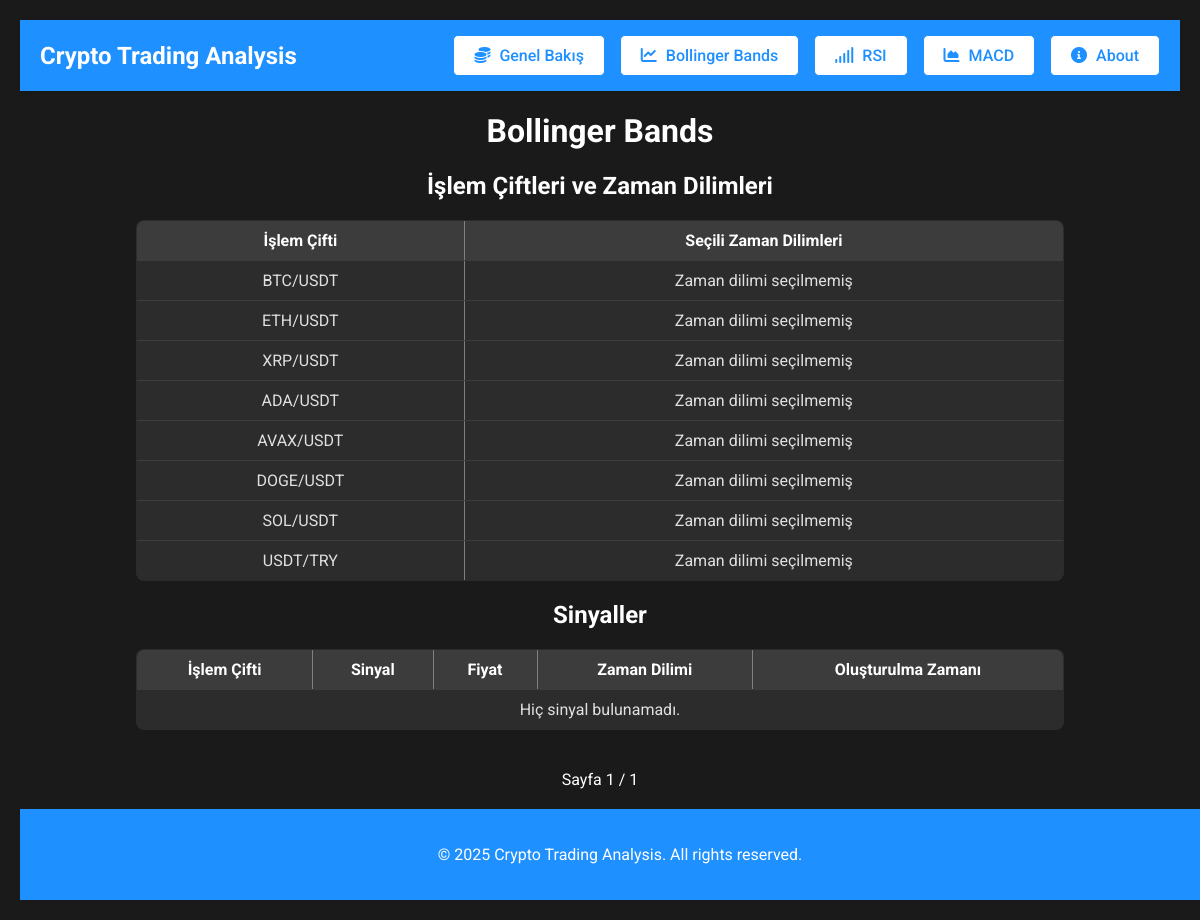
Before: /indicators/bollinger-bands/ with the older database file.
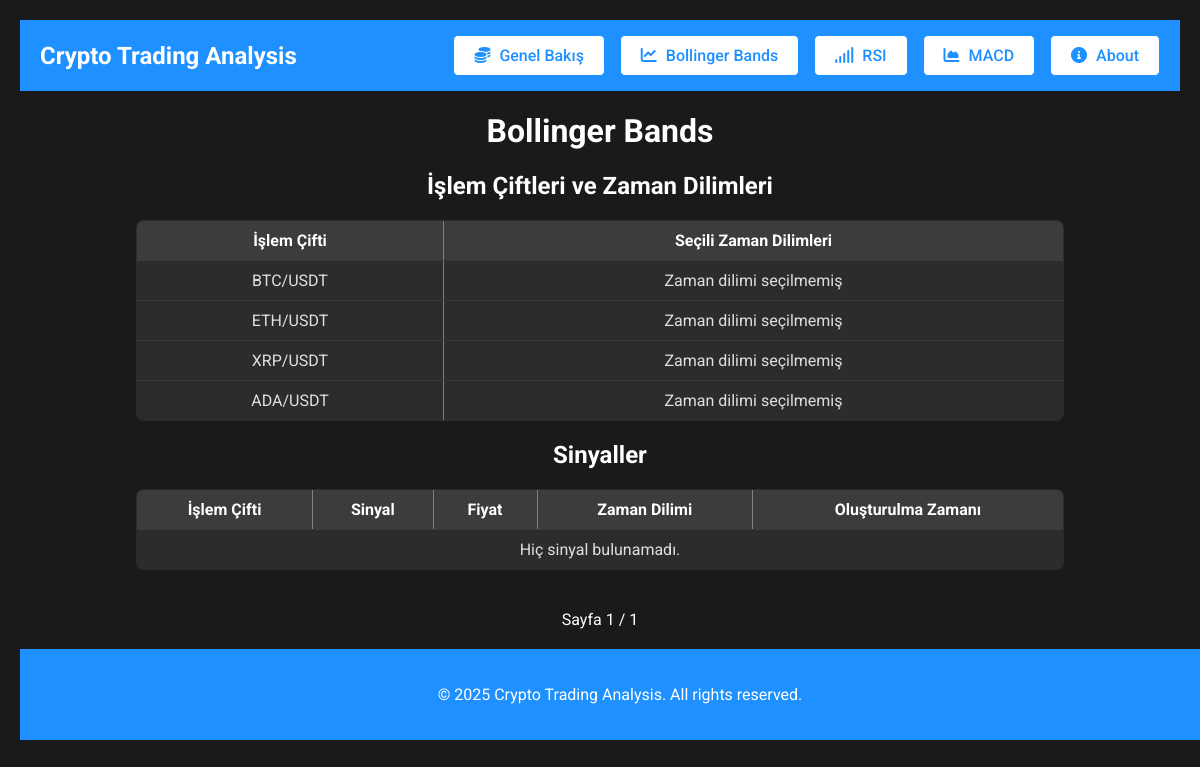
After: the same page with the newer database file.
### core/models.py (models this page shows)
class TradingPair(models.Model):
    base_currency = models.CharField(max_length=10, verbose_name="Temel Para Birimi")
    quote_currency = models.CharField(max_length=10, verbose_name="Karşıt Para Birimi")
    notification_threshold = models.IntegerField(default=51, help_text="Threshold for notification probability")
    time_frames = models.ManyToManyField(TimeFrame, related_name='trading_pairs', verbose_name="Seçili Zaman Dilimleri",blank=True)
    def __str__(self):
        return f"{self.base_currency}/{self.quote_currency}"
    class Meta:
        unique_together = ('base_currency', 'quote_currency')

### core/views.py (the view)
# urls.py: path('indicators/bollinger-bands/', views.bollinger_bands_page, name='bollinger_bands_page'),
def bollinger_bands_page(request):
    return indicator_page(request, 'Bollinger Bands')

### core/views.py (called while the page is built)
def indicator_page(request, indicator_name):
    pairs = TradingPair.objects.all().prefetch_related('time_frames')
    signals = Signal.objects.filter(indicator=indicator_name).order_by('-timestamp')
    paginator = Paginator(signals, 50)  # Her sayfada 50 sinyal
    page_number = request.GET.get('page')
    page_obj = paginator.get_page(page_number)
    context = {
        'signals': page_obj,  # Sayfalanmış sinyaller
        'pairs': pairs,
        'indicator_name': indicator_name,
    }
    return render(request, 'indicator.html', context)

### core/templates/indicator.html (shortened to what this page needs)
{% extends 'base.html' %}
{% load static %}
{% block extra_head %}
    <link rel="stylesheet" href="{% static 'css/trading_pairs.css' %}">
{% endblock %}
{% block content %}
    <h1>{{ indicator_name }}</h1>
    <h2>İşlem Çiftleri ve Zaman Dilimleri</h2>
    <table border="1">
        <thead>
            <tr>
                <th>İşlem Çifti</th>
                <th>Seçili Zaman Dilimleri</th>
            </tr>
        </thead>
        <tbody>
            {% for pair in pairs %}
                <tr>
                    <td>{{ pair }}</td>
                    <td>
                        {% for tf in pair.time_frames.all %}
                            {{ tf.description }}{% if not forloop.last %}, {% endif %}
                        {% empty %}
                            Zaman dilimi seçilmemiş
                        {% endfor %}
                    </td>
                </tr>
            {% empty %}
                <tr>
                    <td colspan="2">Hiç işlem çifti bulunamadı.</td>
                </tr>
            {% endfor %}
        </tbody>
    </table>
    <h2>Sinyaller</h2>
    <table border="1">
        <thead>
            <tr>
                <th>İşlem Çifti</th>
                <th>Sinyal</th>
                <th>Fiyat</th>
                <th>Zaman Dilimi</th>
                <th>Oluşturulma Zamanı</th>
            </tr>
        </thead>
        <tbody>
            {% for signal in signals %}
                <tr>
                    <td>{{ signal.trading_pair }}</td>
                    <td>
                        <span class="
                            {% if signal.signal == 'buy' %}signalalim{% endif %}
                            {% if signal.signal == 'sell' %}signalsatis{% endif %}
                            {% if signal.signal == 'hold' %}signalnotr{% endif %}
                        ">{{ signal.signal }}</span>
                    </td>
                    <td>{{ signal.price }}</td>
                    <td>{{ signal.time_frame.description }}</td>
                    <td>{{ signal.timestamp|date:"d.m.Y H:i" }}</td>
                </tr>
            {% empty %}
                <tr>
                    <td colspan="5">Hiç sinyal bulunamadı.</td>
                </tr>
            {% endfor %}
        </tbody>
    </table>
    <div class="pagination">
        <span class="step-links">
            <span class="current">
                Sayfa {{ signals.number }} / {{ signals.paginator.num_pages }}
            </span>
        </span>
    </div>
{% endblock %}

### core/templates/base.html (shortened to what this page needs)
{% load static %}
<!DOCTYPE html>
<html lang="en">
<head>
    <link rel="stylesheet" href="https://cdnjs.cloudflare.com/ajax/libs/font-awesome/6.0.0-beta3/css/all.min.css">
    <link rel="stylesheet" href="{% static 'css/base.css' %}" type="text/css">
    {% block extra_head %}{% endblock %}
</head>
<body>
    <header>
        <nav class="navbar">
            <div class="navbar-brand">
                <h1>Crypto Trading Analysis</h1>
            </div>
            <div class="navbar-links">
                <a href="{% url 'trading_pairs' %}" class="back-button"><i class="fas fa-coins"></i> Genel Bakış</a>
                <a href="{% url 'bollinger_bands_page' %}" class="back-button"><i class="fas fa-chart-line"></i> Bollinger Bands</a>
                <a href="{% url 'rsi_page' %}" class="back-button"><i class="fas fa-signal"></i> RSI</a>
                <a href="{% url 'macd_page' %}" class="back-button"><i class="fas fa-chart-area"></i> MACD</a>
                <a href="#" class="back-button"><i class="fas fa-info-circle"></i> About</a>
            </div>
        </nav>
    </header>
    <main>
        {% block content %}{% endblock %}
    </main>
    <footer>
        <p>© 2025 Crypto Trading Analysis. All rights reserved.</p>
    </footer>
</body>
</html>

### static/css/base.css (style rules this page uses)
body { font-family: 'Roboto', sans-serif; background-color: #1c2526; color: #e0e0e0; margin: 0; padding: 0; }
.navbar { background-color: #1e90ff; padding: 15px 20px; display: flex; justify-content: space-between; align-items: center; box-shadow: 0 2px 5px rgba(0, 0, 0, 0.1); }
.navbar-brand h1 { margin: 0; font-size: 24px; color: white; }
.navbar-links { display: flex; gap: 15px; }
.back-button { display: inline-block; padding: 10px 20px; background-color: #ffffff; color: #1e90ff; text-decoration: none; border-radius: 5px; font-weight: 500; transition: background-color 0.3s, color 0.3s; border: 1px solid #1e90ff; }
.back-button i { margin-right: 5px; }
footer { text-align: center; padding: 20px; background-color: #1e90ff; color: white; position: relative; bottom: 0; width: 100%; }

### static/css/trading_pairs.css (style rules this page uses)
body { background-color: #1a1a1a; color: #e0e0e0; font-family: 'Roboto', sans-serif; margin: 0; padding: 20px; }
h1 { text-align: center; color: #ffffff; }
h2 { text-align: center; color: #ffffff; }
table { width: 80%; margin: 20px auto; border-collapse: collapse; background-color: #2c2c2c; border-radius: 8px; overflow: hidden; }
th, td { padding: 10px; text-align: center; border-bottom: 1px solid #3c3c3c; position: relative; }
th { background-color: #3c3c3c; color: #ffffff; }
a { color: #1e90ff; text-decoration: none; }
.pagination { text-align: center; color: #ffffff; padding : 20px }

Changed rows visible on the page:
removed TradingPair: base_currency+quote_currency "AVAX/USDT"
removed TradingPair: base_currency+quote_currency "DOGE/USDT"
removed TradingPair: base_currency+quote_currency "SOL/USDT"
removed TradingPair: base_currency+quote_currency "USDT/TRY"
